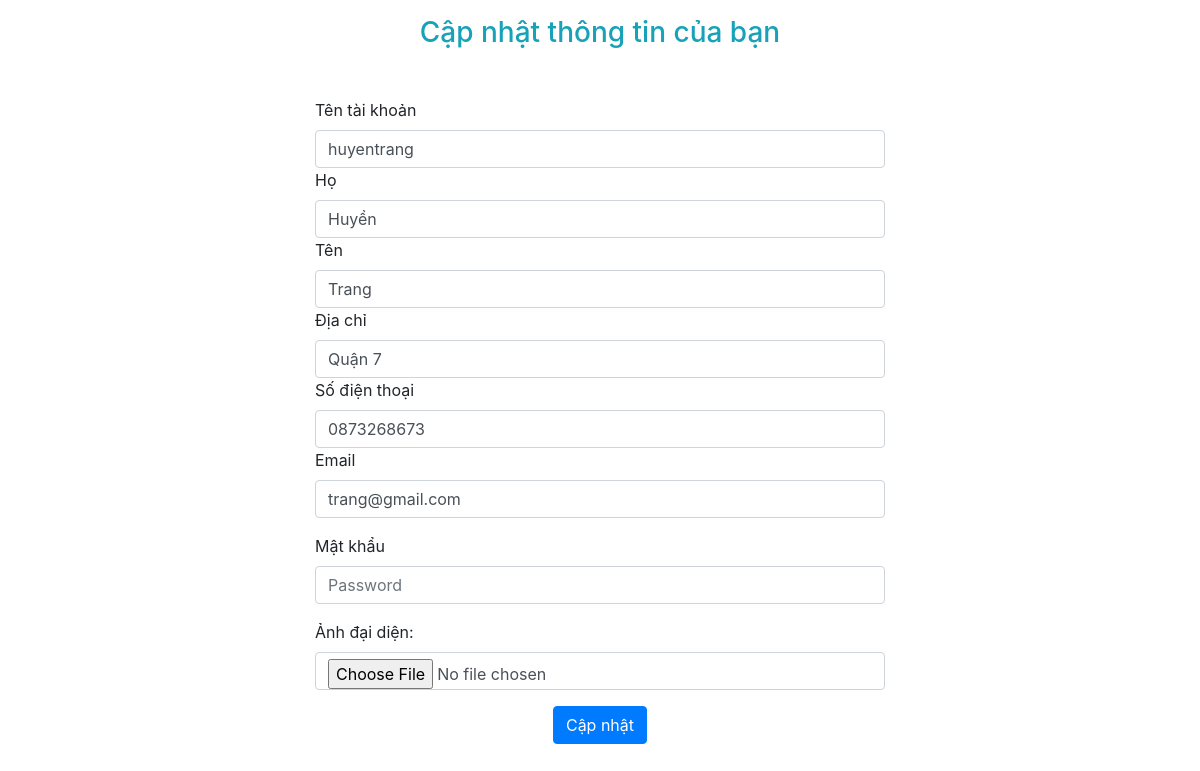
Screenshot of /UpdateInfo.php (signed in) with the database file from the repository.
### tables this page shows
CREATE TABLE `user` (
  `IdUser` int(10) NOT NULL,
  `UserName` char(100) NOT NULL,
  `FirstName` varchar(100) NOT NULL,
  `LastName` varchar(100) NOT NULL,
  `Email` char(100) NOT NULL,
  `Sdt` char(12) NOT NULL,
  `Address` varchar(100) NOT NULL,
  `Pass` char(100) NOT NULL,
  `Role` char(100) NOT NULL,
  `Avt` char(255) NOT NULL
);

### UpdateInfo.php (the view, shortened to what this page needs)
<?php
$IdUser = $_SESSION['id'];
?>
<!DOCTYPE html>
<html lang="en">
<head>
    <link rel="stylesheet" href="https://maxcdn.bootstrapcdn.com/bootstrap/4.5.2/css/bootstrap.min.css">
</head>
<body>
    <?php
    $conn = open_database();
    $sql = "SELECT * FROM user WHERE IdUser=$IdUser";
    $result = $conn->query($sql);
    $row = $result->fetch_assoc();
    $first = $row["FirstName"];
    $last = $row["LastName"];
    $address = $row["Address"];
    $sdt = $row["Sdt"];
    $email = $row["Email"];
    $user = $row["UserName"];
    $pass = "";
    ?>
    <h3 class="text-center mt-3 text-info">Cập nhật thông tin của bạn</h3>
    <div class="container w-50 mt-5">
        <form method="post" action="" novalidate enctype="multipart/form-data">
            <div class="form-group">
            <label for="user">Tên tài khoản</label>
                <input value="<?= $user ?>" type="text" class="form-control" id="user" name="user" placeholder="Tên tài khoản">
                <label for="HoTen">Họ</label>
                <input value="<?= $first ?>" type="text" class="form-control" id="first" name="first" placeholder="Họ">
                <label for="HoTen">Tên</label>
                <input value="<?= $last ?>" type="text" class="form-control" id="last" name="last" placeholder="Tên">
                <label for="address">Địa chỉ</label>
                <input value="<?= $address ?>" type="text" class="form-control" id="address" name="address" placeholder="Địa chỉ">
                <label for="sdt">Số điện thoại</label>
                <input value="<?= $sdt ?>" type="text" class="form-control" id="sdt" name="sdt" placeholder="Số điện thoại">
                <label for="email">Email</label>
                <input value="<?= $email ?>" type="email" class="form-control" id="email" name="email" aria-describedby="emailHelp" placeholder="Enter email">
            </div>
            <div class="form-group">
                <label for="pass">Mật khẩu</label>
                <input value="<?= $pass ?>" type="password" class="form-control" id="pass" name="pass" placeholder="Password">
            </div>
            <div class="form-group">
                <label for="image">Ảnh đại diện:</label>
                <input type="file" class="form-control" placeholder="Chọn ảnh" id='image' name='image'>
            </div>
            <div class="form-group text-center">
                <button type="submit" class="btn btn-primary">Cập nhật</button>
            </div>
        </form>
    </div>
</body>
</html>

### rows the page displays
user: user "huyentrang", first "Huyền", last "Trang", address "Quận 7", sdt "0873268673", email "trang@gmail.com"
